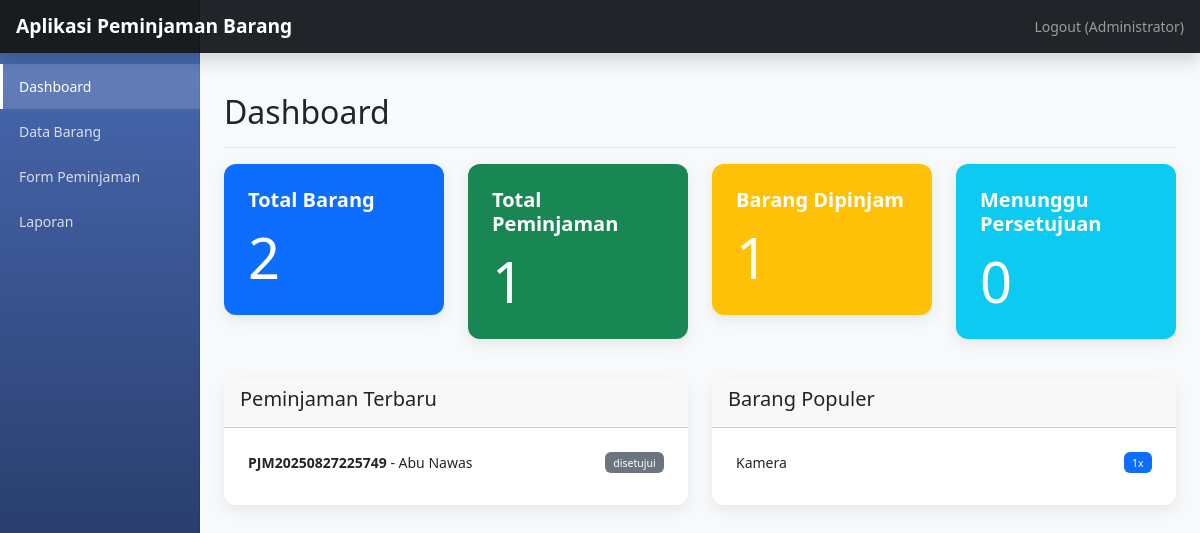
/index.php (signed in), run on the app's committed database.
### tables this page shows
CREATE TABLE `peminjaman` (
  `id` int(11) NOT NULL,
  `kode_peminjaman` varchar(20) NOT NULL,
  `nama_peminjam` varchar(100) NOT NULL,
  `nomor_identitas` varchar(50) NOT NULL,
  `instansi` varchar(100) DEFAULT NULL,
  `no_telepon` varchar(20) DEFAULT NULL,
  `email` varchar(100) DEFAULT NULL,
  `tanggal_pinjam` date NOT NULL,
  `tanggal_kembali` date NOT NULL,
  `status` enum('menunggu','disetujui','ditolak','selesai') DEFAULT 'menunggu',
  `catatan` text DEFAULT NULL,
  `created_at` timestamp NOT NULL DEFAULT current_timestamp()
);

### index.php (the view, shortened to what this page needs)
<?php
$database = new Database();
$db = $database->getConnection();
$query = "SELECT COUNT(*) as total FROM barang";
$stmt = $db->prepare($query);
$stmt->execute();
$total_barang = $stmt->fetch(PDO::FETCH_ASSOC)['total'];
$query = "SELECT COUNT(*) as total FROM peminjaman";
$stmt = $db->prepare($query);
$stmt->execute();
$total_peminjaman = $stmt->fetch(PDO::FETCH_ASSOC)['total'];
$query = "SELECT COUNT(*) as total FROM barang WHERE status = 'dipinjam'";
$stmt = $db->prepare($query);
$stmt->execute();
$barang_dipinjam = $stmt->fetch(PDO::FETCH_ASSOC)['total'];
$query = "SELECT COUNT(*) as total FROM peminjaman WHERE status = 'menunggu'";
$stmt = $db->prepare($query);
$stmt->execute();
$peminjaman_menunggu = $stmt->fetch(PDO::FETCH_ASSOC)['total'];
?>
<!DOCTYPE html>
<html lang="id">
<head>
    <link href="assets/css/bootstrap.min.css" rel="stylesheet">
    <link href="assets/css/dashboard.css" rel="stylesheet">
</head>
<body>
    <?php include "components/header.php"; ?>
    <div class="container-fluid">
        <div class="row">
            <?php include "components/sidebar.php"; ?>
            <main class="col-md-9 ms-sm-auto col-lg-10 px-md-4">
                <div class="d-flex justify-content-between flex-wrap flex-md-nowrap align-items-center pt-3 pb-2 mb-3 border-bottom">
                    <h1 class="h2">Dashboard</h1>
                </div>
                <div class="row">
                    <div class="col-md-3">
                        <div class="card text-white bg-primary mb-3">
                            <div class="card-body">
                                <h5 class="card-title">Total Barang</h5>
                                <p class="card-text display-4"><?php echo $total_barang; ?></p>
                            </div>
                        </div>
                    </div>
                    <div class="col-md-3">
                        <div class="card text-white bg-success mb-3">
                            <div class="card-body">
                                <h5 class="card-title">Total Peminjaman</h5>
                                <p class="card-text display-4"><?php echo $total_peminjaman; ?></p>
                            </div>
                        </div>
                    </div>
                    <div class="col-md-3">
                        <div class="card text-white bg-warning mb-3">
                            <div class="card-body">
                                <h5 class="card-title">Barang Dipinjam</h5>
                                <p class="card-text display-4"><?php echo $barang_dipinjam; ?></p>
                            </div>
                        </div>
                    </div>
                    <div class="col-md-3">
                        <div class="card text-white bg-info mb-3">
                            <div class="card-body">
                                <h5 class="card-title">Menunggu Persetujuan</h5>
                                <p class="card-text display-4"><?php echo $peminjaman_menunggu; ?></p>
                            </div>
                        </div>
                    </div>
                </div>
                <div class="row mt-4">
                    <div class="col-md-6">
                        <div class="card">
                            <div class="card-header">
                                <h5>Peminjaman Terbaru</h5>
                            </div>
                            <div class="card-body">
                                <?php
                                $query = "SELECT p.*, COUNT(d.id) as jumlah_barang
                                          FROM peminjaman p
                                          LEFT JOIN detail_peminjaman d ON p.id = d.id_peminjaman
                                          GROUP BY p.id
                                          ORDER BY p.created_at DESC
                                          LIMIT 5";
                                $stmt = $db->prepare($query);
                                $stmt->execute();
                                if ($stmt->rowCount() > 0) {
                                    while ($row = $stmt->fetch(PDO::FETCH_ASSOC)) {
                                        echo "<div class='mb-2'>";
                                        echo "<strong>{$row['kode_peminjaman']}</strong> - {$row['nama_peminjam']}";
                                        echo "<span class='badge bg-secondary float-end'>{$row['status']}</span>";
                                        echo "</div>";
                                    }
                                } else {
                                    echo "<p>Belum ada data peminjaman</p>";
                                }
                                ?>
                            </div>
                        </div>
                    </div>
                    <div class="col-md-6">
                        <div class="card">
                            <div class="card-header">
                                <h5>Barang Populer</h5>
                            </div>
                            <div class="card-body">
                                <?php
                                $query = "SELECT b.nama_barang, COUNT(d.id) as jumlah_pinjam
                                          FROM barang b
                                          INNER JOIN detail_peminjaman d ON b.id = d.id_barang
                                          GROUP BY b.id
                                          ORDER BY jumlah_pinjam DESC
                                          LIMIT 5";
                                $stmt = $db->prepare($query);
                                $stmt->execute();
                                if ($stmt->rowCount() > 0) {
                                    while ($row = $stmt->fetch(PDO::FETCH_ASSOC)) {
                                        echo "<div class='mb-2'>";
                                        echo "{$row['nama_barang']}";
                                        echo "<span class='badge bg-primary float-end'>{$row['jumlah_pinjam']}x</span>";
                                        echo "</div>";
                                    }
                                } else {
                                    echo "<p>Belum ada data barang dipinjam</p>";
                                }
                                ?>
                            </div>
                        </div>
                    </div>
                </div>
            </main>
        </div>
    </div>
</body>
</html>

### assets/css/dashboard.css (style rules this page uses)
body { font-size: .875rem; background-color: #f8f9fa; }
main { padding-top: 1.5rem; }
.card { border: none; border-radius: 12px; box-shadow: 0 5px 15px rgba(0, 0, 0, 0.08); transition: transform 0.3s ease, box-shadow 0.3s ease; overflow: hidden; }
.card-body { padding: 1.5rem; }
.card-title { font-weight: 600; margin-bottom: 0.75rem; }
.badge { font-weight: 500; padding: 0.5em 0.8em; }
.border-bottom { border-bottom: 1px solid #e5e5e5; }
.card, .table { animation: fadeInUp 0.5s ease-out; }

### data on the page
peminjaman: kode_peminjaman "PJM20250827225749", nama_peminjam "Abu Nawas", status "disetujui"

### other printed values
$_SESSION['nama_lengkap'] "Administrator"
$total_barang "2"
$total_peminjaman "1"
$barang_dipinjam "1"
$peminjaman_menunggu "0"
$row['nama_barang'] "Kamera"
$row['jumlah_pinjam'] "1"
